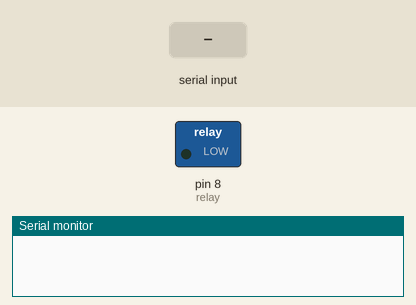
Bench run of a sketch on a simulated Arduino Uno, built with avr-gcc and run on an emulated ATmega328P. Shown: switched loads named in the sketch (green lamp = pin HIGH), the last lines printed to the serial monitor. The inputs (shaded band) are chosen by the test bench.

Above: at 1.2 s.
1.3 s: "0\n" received over the second serial link
At 1.9 s:
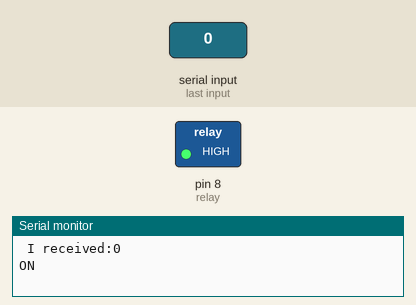
2.8 s: "1\n" received over the second serial link
At 4.2 s:
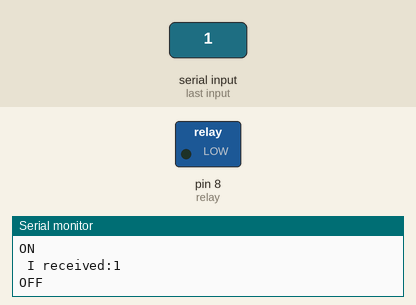
Timing chart, 0 to 5.8 s (numbered marks = the images above; inputs shaded):
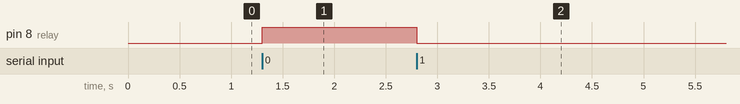

Measured:
- after the input at 1.3 s, pin 8 (relay): LOW → HIGH at once
- after the input at 2.8 s, pin 8 (relay): HIGH → LOW at once

The sketch:

arduino.ino.ino
```cpp
#include <SoftwareSerial.h>

SoftwareSerial mySerial(2, 3); // RX, TX

// Relay pin is controlled with D8. The active wire is connected to Normally Closed and common
int relay = 8;
String state = "0";

char check(String state){
  for (int i = 0; i < state.length(); i++){
    if (state[i] == '0'){
      return '0';
    }
    if (state[i] == '1'){
      return '1';
    }
  }
  return 'n';
}

void setup() {
  // Pin for relay module set as output
  pinMode(relay, OUTPUT);
  Serial.begin(9600);
  mySerial.begin(9600);
  digitalWrite(relay, LOW);
}

void loop() {
  if(mySerial.available() > 0){
    state = mySerial.readStringUntil('\n');

    Serial.print(" I received:");
    Serial.println(state);
    if(check(state) == '0'){
      digitalWrite(relay, HIGH);
      Serial.println("ON");
    }
    else if (check(state) == '1'){
      digitalWrite(relay, LOW);
      Serial.println("OFF");
    }
  }
}
```
